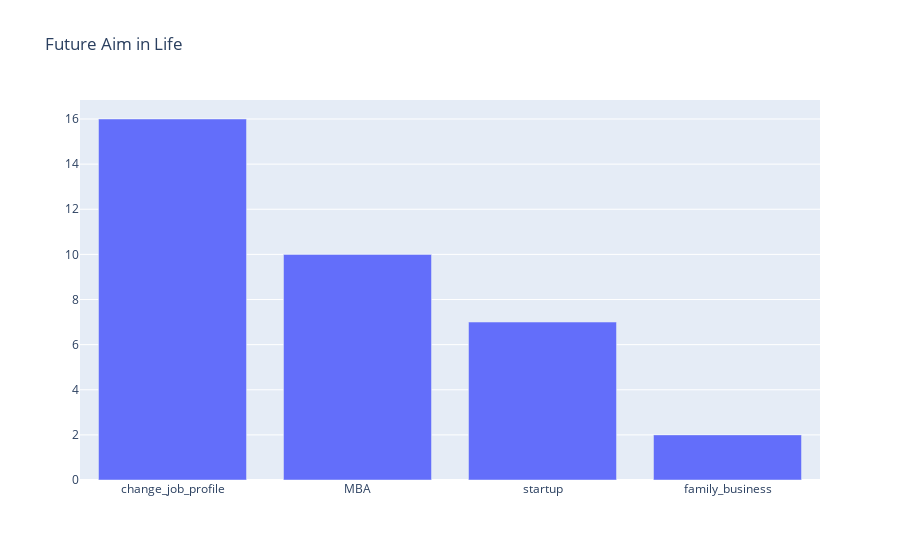

Here is the notebook cell this chart was saved with:
### Markdown cell above
### What a prospective selfMBA grad intends to do?

### Code cell
# bargraph of number of topics
fig = go.Figure()         # initialising the figure
fig.add_trace(go.Bar(x=data.aim.value_counts().index, y=data.aim.value_counts().values))     
fig.update_layout(title_text="Future Aim in Life")
fig.show()         # displaying the figure

### Figure 1 — Plotly figure (JSON) as saved in the notebook; plotly's stock layout.template omitted (floating-point values rounded to 4 significant figures)
{"data": [{"type": "bar", "x": ["change_job_profile", "MBA", "startup", "family_business"], "y": [16, 10, 7, 2]}], "layout": {"title": {"text": "Future Aim in Life"}}}
